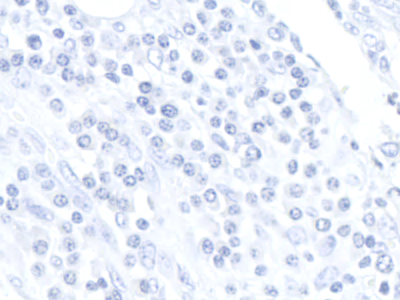
#> input picture data/raw/organized/imagens_ihq_er/0/020RE/020RE_s3c0x191243-1600y77354-1200m2084.png, 400 x 300 px, given as the content of the folder data/processed_1/folded_data/, which was not available
$ python feature_extraction.py
#> lines starting #> are read from the running program, lines starting #| are printed output that depends on the picture; after the words box and inside, x2 and y2 are one past the last pixel; in counts of white or black regions, pixels touching at a corner belong together; pictures that were not available may be replaced by others from this repository, and a replacement may not be noted
import os
import cv2
import numpy as np
import radiomics
import csv
import SimpleITK as sitk

RAW_ORGANIZED_DIR = "data/raw_1/organized/imagens_ihq_er"
CROPPED_IMAGES_DIR = "data/processed_1/cropped_images/"
FOLDS_DIR = "data/processed_1/folded_data/"
OTSU_MASKS_DIR = "data/processed_1/otsu_threshold_masks/"
ADAPTIVE_MASKS_DIR = "data/processed_1/adaptive_threshold_masks/"
FEATURES_OUTPUT_DIR = "data/processed_1/extracted_features/"
CROP_SIZE = (40, 30)

def extract_class_from_filename(filename):
    # Assuming the class label is at the end of the filename before the extension
    return filename.split('_')[-1].split('.')[0]


def convert_to_grayscale(image):
    if image.GetNumberOfComponentsPerPixel() == 1:
        return image
    return sitk.VectorIndexSelectionCast(image, 0, sitk.sitkFloat32)


def process_images(output_dir=FEATURES_OUTPUT_DIR):
#> called with output_dir = 'data/processed_1/extracted_features/'
    if not os.path.exists(output_dir):
        os.makedirs(output_dir)

    for fold in os.listdir(FOLDS_DIR):
        fold_path = os.path.join(FOLDS_DIR, fold)
        print(f"Processing fold {fold}... {fold_path}")

        for image_file in os.listdir(fold_path):
            try:
                image_path = os.path.join(fold_path, image_file)
                class_label = extract_class_from_filename(image_file)

                img = cv2.imread(image_path, cv2.IMREAD_GRAYSCALE)
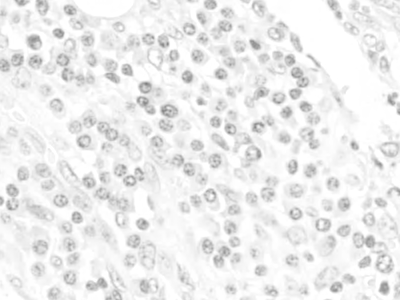
#> img: shape (300, 400); min 127, max 255, mean 236.9
                ret3, th3 = cv2.threshold(img, 0, 255, cv2.THRESH_BINARY+cv2.THRESH_OTSU)
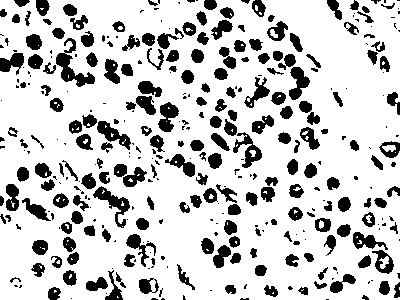
#> th3: shape (300, 400); 79% white; 363 black regions (161 under 20 px), largest, box (x1, y1, x2, y2) and area: (56, 38, 95, 87) 625, (93, 186, 130, 228) 485, (233, 132, 262, 168) 395
#> ret3 = 225
                otsu_mask = sitk.GetImageFromArray(th3)
                image = sitk.GetImageFromArray(img)

                extractorOtsu = radiomics.featureextractor.RadiomicsFeatureExtractor(os.path.abspath(path='./params.yaml'))
                result_otsu = extractorOtsu.execute(image, otsu_mask, label=255)
                output_file_path_otsu = os.path.join(output_dir, f'otsu_{fold}_{image_file}.csv')
                with open(output_file_path_otsu, 'w', newline='') as csvfile:
                    writer = csv.writer(csvfile)
                    for key, value in result_otsu.items():
                        writer.writerow([key, value])

                sitk_image_array = sitk.GetArrayFromImage(image)
                if len(sitk_image_array.shape) == 3:
                    sitk_image_array = cv2.cvtColor(sitk_image_array, cv2.COLOR_BGR2GRAY)

                adaptive_mask = cv2.adaptiveThreshold(sitk_image_array, 255, cv2.ADAPTIVE_THRESH_MEAN_C,
                                                      cv2.THRESH_BINARY, 9, 2)
                adaptive_mask_sitk = sitk.GetImageFromArray(adaptive_mask)


                extractorAdaptive = radiomics.featureextractor.RadiomicsFeatureExtractor(os.path.abspath(path='./params.yaml'))
                result_adaptive = extractorAdaptive.execute(image, adaptive_mask_sitk, label=255)
                output_file_path_adaptive = os.path.join(output_dir, f'adaptive_{fold}_{image_file}.csv')
                with open(output_file_path_adaptive, 'w', newline='') as csvfile:
                    writer = csv.writer(csvfile)
                    for key, value in result_adaptive.items():
                        writer.writerow([key, value])

            except Exception as e:
                print(f"Error processing {image_file} in {fold}: {e}")

if __name__ == "__main__":
    process_images()
#> (the call stopped at in process_images, `otsu_mask = sitk.GetImageFromArray(th3)`: SimpleITK is not available in this run)

$ run again, on data/raw/organized/imagens_ihq_er/0/049RE/049RE_s1c0x85276-1600y26759-1200m1104.png
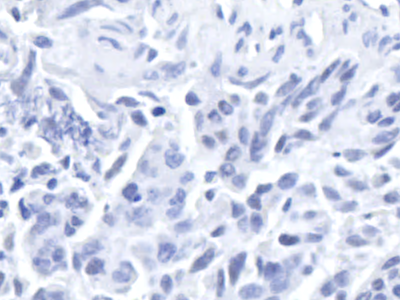
#> input picture data/raw/organized/imagens_ihq_er/0/049RE/049RE_s1c0x85276-1600y26759-1200m1104.png, 400 x 300 px, given as the content of the folder data/processed_1/folded_data/, which was not available
#> in process_images, `img = cv2.imread(image_path, cv2.IMREAD_GRAYSCALE)`:
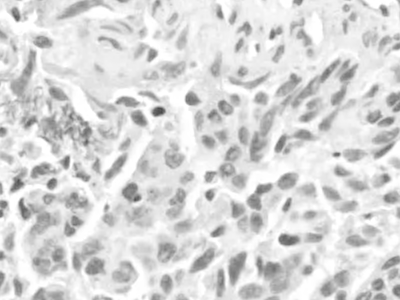
#> img: shape (300, 400); min 73, max 255, mean 216.9
#> in process_images, `ret3, th3 = cv2.threshold(img, 0, 255, cv2.THRESH_BINARY+cv2.THRESH_OT..`:
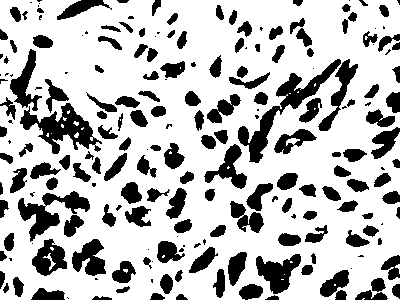
#> th3: shape (300, 400); 73.4% white; 211 black regions (56 under 20 px), largest, box (x1, y1, x2, y2) and area: (238, 59, 341, 163) 1948, (20, 103, 102, 154) 1679, (18, 191, 90, 242) 1313
#> ret3 = 202

$ run again, on data/raw/organized/imagens_ihq_er/0/049RE/049RE_s1c0x85276-1600y27830-1200m1183.png
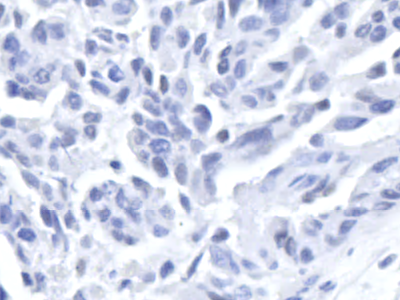
#> input picture data/raw/organized/imagens_ihq_er/0/049RE/049RE_s1c0x85276-1600y27830-1200m1183.png, 400 x 300 px, given as the content of the folder data/processed_1/folded_data/, which was not available
#> in process_images, `img = cv2.imread(image_path, cv2.IMREAD_GRAYSCALE)`:
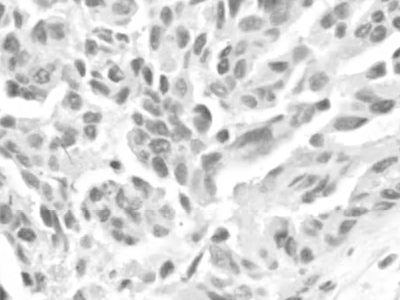
#> img: shape (300, 400); min 90, max 255, mean 217.1
#> in process_images, `ret3, th3 = cv2.threshold(img, 0, 255, cv2.THRESH_BINARY+cv2.THRESH_OT..`:
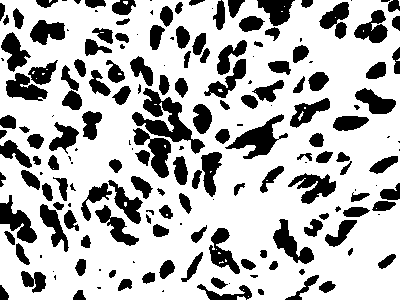
#> th3: shape (300, 400); 72.1% white; 186 black regions (48 under 20 px), largest, box (x1, y1, x2, y2) and area: (132, 88, 205, 154) 1592, (225, 114, 288, 159) 1019, (133, 128, 171, 178) 817
#> ret3 = 203

$ run again, on data/raw/organized/imagens_ihq_er/0/056RE/056RE_s2c0x271949-1600y123227-1200m6802.png
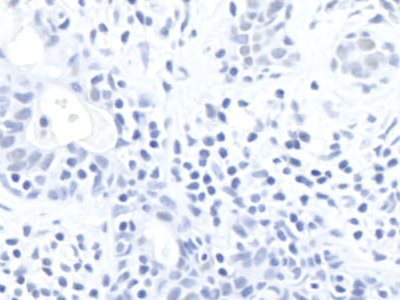
#> input picture data/raw/organized/imagens_ihq_er/0/056RE/056RE_s2c0x271949-1600y123227-1200m6802.png, 400 x 300 px, given as the content of the folder data/processed_1/folded_data/, which was not available
#> in process_images, `img = cv2.imread(image_path, cv2.IMREAD_GRAYSCALE)`:
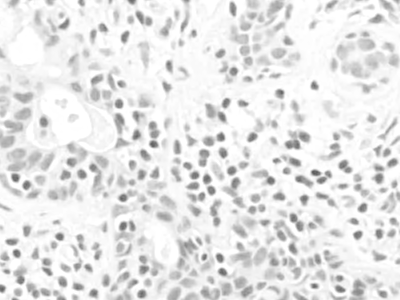
#> img: shape (300, 400); min 91, max 255, mean 230.7
#> in process_images, `ret3, th3 = cv2.threshold(img, 0, 255, cv2.THRESH_BINARY+cv2.THRESH_OT..`:
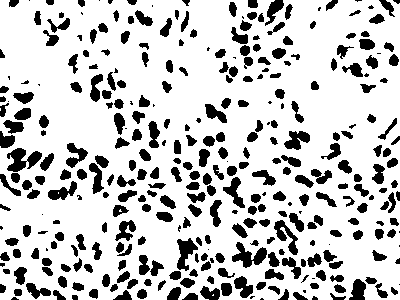
#> th3: shape (300, 400); 78.4% white; 347 black regions (53 under 20 px), largest, box (x1, y1, x2, y2) and area: (7, 148, 42, 172) 470, (232, 242, 267, 268) 430, (177, 238, 198, 271) 361
#> ret3 = 213
